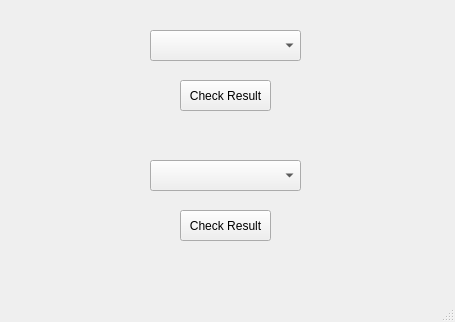
<?xml version="1.0" encoding="UTF-8"?>
<ui version="4.0">
 <class>MainWindow</class>
 <widget class="QMainWindow" name="MainWindow">
  <property name="geometry">
   <rect>
    <x>0</x>
    <y>0</y>
    <width>455</width>
    <height>322</height>
   </rect>
  </property>
  <property name="windowTitle">
   <string>MainWindow</string>
  </property>
  <widget class="QWidget" name="centralwidget">
   <widget class="QComboBox" name="comboBox">
    <property name="geometry">
     <rect>
      <x>150</x>
      <y>30</y>
      <width>151</width>
      <height>31</height>
     </rect>
    </property>
   </widget>
   <widget class="QComboBox" name="comboBox_2">
    <property name="geometry">
     <rect>
      <x>150</x>
      <y>160</y>
      <width>151</width>
      <height>31</height>
     </rect>
    </property>
   </widget>
   <widget class="QPushButton" name="pushButton">
    <property name="geometry">
     <rect>
      <x>180</x>
      <y>80</y>
      <width>91</width>
      <height>31</height>
     </rect>
    </property>
    <property name="text">
     <string>Check Result</string>
    </property>
   </widget>
   <widget class="QPushButton" name="pushButton_2">
    <property name="geometry">
     <rect>
      <x>180</x>
      <y>210</y>
      <width>91</width>
      <height>31</height>
     </rect>
    </property>
    <property name="text">
     <string>Check Result</string>
    </property>
   </widget>
  </widget>
  <widget class="QMenuBar" name="menubar">
   <property name="geometry">
    <rect>
     <x>0</x>
     <y>0</y>
     <width>455</width>
     <height>21</height>
    </rect>
   </property>
  </widget>
  <widget class="QStatusBar" name="statusbar"/>
 </widget>
 <resources/>
 <connections/>
</ui>
